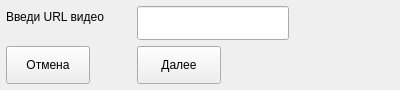
<?xml version="1.0" encoding="UTF-8"?>
<ui version="4.0">
 <class>Form</class>
 <widget class="QWidget" name="Form">
  <property name="geometry">
   <rect>
    <x>0</x>
    <y>0</y>
    <width>400</width>
    <height>90</height>
   </rect>
  </property>
  <property name="windowTitle">
   <string>Добавление видео</string>
  </property>
  <widget class="QLabel" name="label">
   <property name="geometry">
    <rect>
     <x>6</x>
     <y>6</y>
     <width>125</width>
     <height>21</height>
    </rect>
   </property>
   <property name="text">
    <string>Введи URL видео</string>
   </property>
  </widget>
  <widget class="QLineEdit" name="url">
   <property name="geometry">
    <rect>
     <x>137</x>
     <y>6</y>
     <width>152</width>
     <height>34</height>
    </rect>
   </property>
  </widget>
  <widget class="QPushButton" name="cancelButton">
   <property name="geometry">
    <rect>
     <x>6</x>
     <y>46</y>
     <width>84</width>
     <height>38</height>
    </rect>
   </property>
   <property name="text">
    <string>Отмена</string>
   </property>
  </widget>
  <widget class="QPushButton" name="nextButton">
   <property name="geometry">
    <rect>
     <x>137</x>
     <y>46</y>
     <width>84</width>
     <height>38</height>
    </rect>
   </property>
   <property name="text">
    <string>Далее</string>
   </property>
  </widget>
 </widget>
 <resources/>
 <connections/>
</ui>
